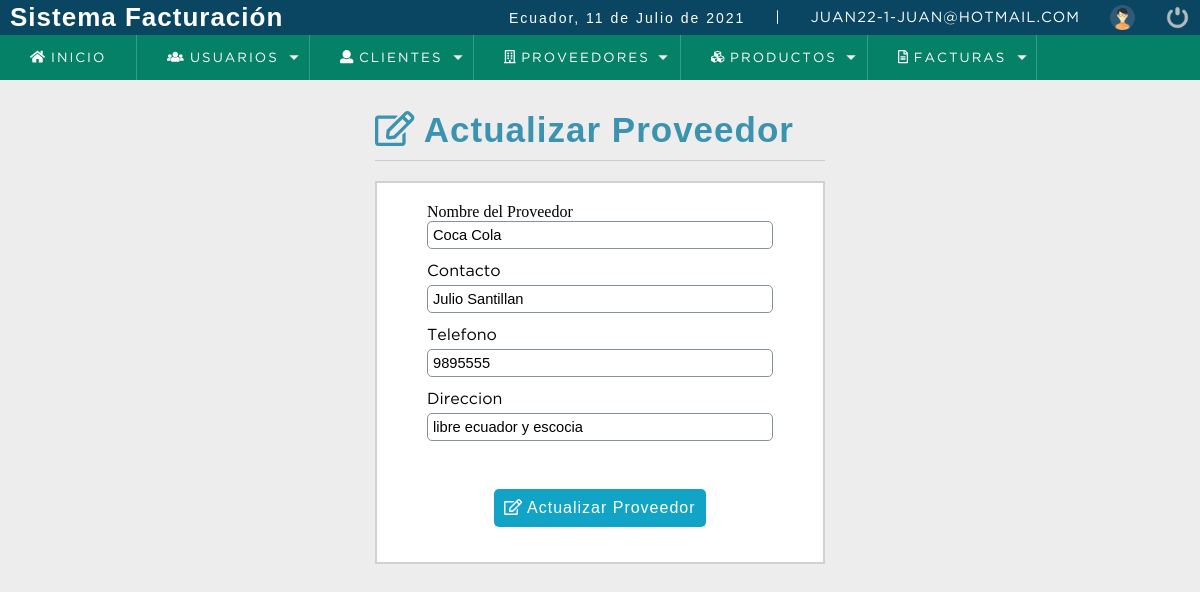
/sistema/editar_proveedor.php?id=23 (signed in), run on the app's committed database.
### tables this page shows
CREATE TABLE `proveedor` (
  `codproveedor` int(11) NOT NULL,
  `proveedor` varchar(100) DEFAULT NULL,
  `contacto` varchar(100) DEFAULT NULL,
  `telefono` bigint(11) DEFAULT NULL,
  `direccion` text DEFAULT NULL,
  `date_add` datetime NOT NULL DEFAULT current_timestamp(),
  `usuario_id` int(11) NOT NULL,
  `estatus` int(11) NOT NULL DEFAULT 1
);

### sistema/editar_proveedor.php (the view, shortened to what this page needs)
<?PHP
include '../conexion/conexion.php';
$idproveedor = $_REQUEST['id'];
$query = mysqli_query($conexion, "SELECT * FROM proveedor WHERE codproveedor = $idproveedor and estatus =1");
$result_sql = mysqli_num_rows($query);
if ($result_sql == 0) {
    header('Location: listar_proveedores.php');
} else {
    while ($data = mysqli_fetch_array($query)) {
        $proveedor      = $data['proveedor'];
        $contacto       = $data['contacto'];
        $telefono       = $data['telefono'];
        $direccion      = $data['direccion'];
    }
}
?>
<!DOCTYPE html>
<html lang="en">
    <head>
<?PHP
include "../sistema/recursos/scripts.php";
?>
    </head>
    <body>
        <?PHP
        include "../sistema/recursos/header.php";
        ?>
        <section id="container">
            <div class="form_register">
                <h1> <i class="far fa-edit"></i>  Actualizar Proveedor</h1>
                <hr>
               <form action="" method="POST">
                    <label for="proveedor">Nombre del Proveedor</label>
                    <input type="text" name="proveedor" id="proveedor" placeholder="Nombre del Proveedor" value="<?PHP echo $proveedor; ?>" >
                    <label for="contacto">Contacto</label>
                    <input type="text" name="contacto" id="contacto" placeholder="Nombre del Contacto" value="<?PHP echo $contacto ?>" >
                    <label for="telefono">Telefono</label>
                    <input type="number" name="telefono" id="usuario" placeholder="Telefono" value="<?PHP echo $telefono; ?>" >
                    <label for="direccion">Direccion</label>
                    <input type="text" name="direccion" id="direccion" placeholder="Direccion Completa" value="<?PHP echo $direccion; ?>"  >
                    <br>
                     <button type="submit" class="btn_save"> <i class="far fa-edit"></i>  Actualizar Proveedor</button>
                </form>
            </div>
        </section>
    </body>
</html>

### sistema/css/style.css (style rules this page uses)
* { margin: 0; padding: 0; box-sizing: border-box; }
body { background: #ededed; }
h1, h2, h3, h4, h5, h6 { font-family: 'arial'; font-weight: bold; letter-spacing: 1px; }
h1 { font-size: 26px; }
#container { padding: 90px 15px 15px; }
.form_register { width: 450px; margin: auto; margin-top: 20px; }
.form_register h1 { color: #3c93b0; }
hr { border: 0; background: #CCC; height: 1px; margin: 10px 0; display: block; }
form { background: #FFF; margin: auto; padding: 20px 50px; border: 2px solid #d1d1d1; }
label { display: block; font-size: 12pt; font-family: 'GothamBook'; margin: 15px auto 5px auto; }
input,select { display: block; width: 100%; font-size: 11pt; padding: 5px; border: 1px solid #85929e; border-radius: 5px; }
.btn_save { font-size: 12pt; background: #12a4c6; padding: 10px; color: #FFF; letter-spacing: 1px; border: 0; display: block; cursor:pointer; margin: 30px auto 15px auto; border-radius: 5px; }
#container h1 { font-size: 35px; display: inline-block; }

### data on the page
proveedor: proveedor "Coca Cola", contacto "Julio Santillan", telefono "9895555", direccion "libre ecuador y escocia"

### other printed values
fechaC() "11 de Julio de 2021"
$_SESSION['user'] "JUAN22"
$_SESSION['rol'] "1"
$_SESSION['email'] "JUAN@HOTMAIL.COM"
